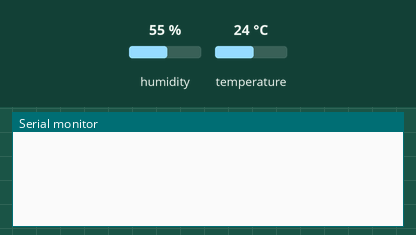
A sketch run on a simulated Arduino Uno, built with avr-gcc and run on an emulated ATmega328P. Shown: the last lines printed to the serial monitor. The test bench sets the inputs (shaded band); at power-on: humidity 55 %, temperature 24 °C.

Above: at 2.2 s.
2.3 s: humidity set to 22 %
At 3.5 s:
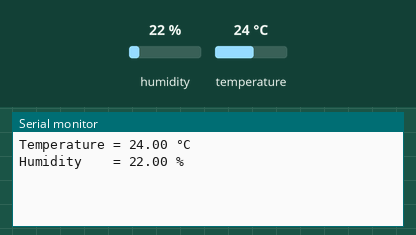
5.3 s: temperature set to 12 °C
At 8.0 s:
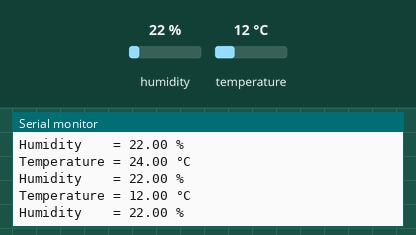
8.3 s: humidity set to 40 %
At 9.6 s:
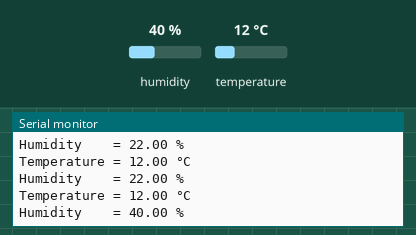

Measured:
- after the input at 2.3 s, the serial monitor: prints a new line after 0.75 s (image 1)
- after the input at 5.3 s, the serial monitor: prints a new line after 1.8 s (image 2)
- after the input at 8.3 s, the serial monitor: prints a new line after 0.82 s (image 3)

The sketch:

dht11.ino
```cpp
#include <DHT.h> //library DHT
#define DHTPIN 2 //pin DATA konek ke pin 2 Arduino
#define DHTTYPE DHT11 //tipe sensor DHT11
DHT dht(DHTPIN, DHTTYPE); //set sensor + koneksi pin

float humi, temp;//deklarasi variabel

void setup()
{
  Serial.begin(9600); //baud 9600
  delay(1000);
}

void loop(){
  delay(2000);

  float h = dht.readHumidity();
  float t = dht.readTemperature();

  Serial.print((String)"Temperature = " + t + " °C");
  Serial.println();
  Serial.print((String)"Humidity    = " + h + " %");
  Serial.println();
}
```
